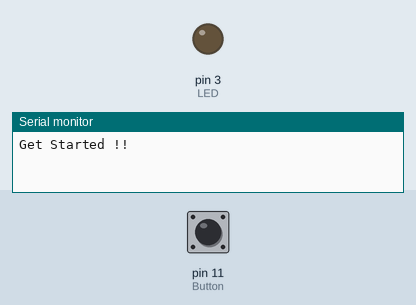
Recording of a sketch running on a simulated Arduino Uno, built with avr-gcc and run on an emulated ATmega328P. Shown: output pins drawn as LEDs (lit = HIGH), the last lines printed to the serial monitor. The inputs (shaded band) are chosen by the test bench; at power-on: pin 11 (Button) LOW.

Above: at 1.2 s.
1.3 s: pin 11 (Button) pulled HIGH for 3.2 s
At 6.8 s:
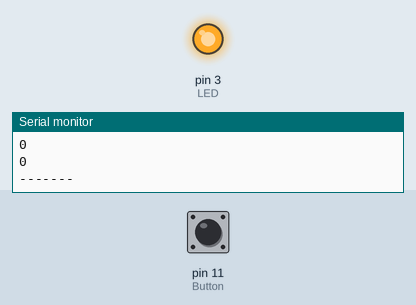
7.5 s: pin 11 (Button) pulsed HIGH 5 times (0.12 s each, 0.3 s apart)
Timing chart, 0 to 18.0 s (numbered marks = the images above; inputs shaded):
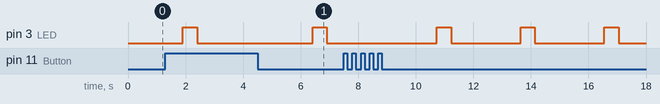

Measured:
- after the input at 1.3 s, pin 3 (LED): LOW → HIGH after 5.1 s, → LOW 0.50 s later

The sketch:

Practice_Two_v2.ino
```cpp
int ButtonValue = 0;
int lose = 0;
int index = 0;
int vec[4] = {0, 0, 0, 0};

int Button = 11;
int LED = 3;
int Sig = 2;

int last_state=1;
int current_state=0;

void setup(){
  Serial.begin(9600);
  pinMode(Button, INPUT);
  pinMode(LED, OUTPUT);
  Serial.println("Get Started !!");
  last_state=0;
  index=-1;
}

void loop(){
  digitalWrite(Sig, LOW);
  lose = lose + 1;
  current_state = digitalRead(Button);
  if (current_state==1){
    lose=0;
    ButtonValue = ButtonValue + 1;
    Serial.println(ButtonValue);
    if(last_state!=current_state){
      index=index+1;
      if(index>3){
        Serial.println("multiple_click");
        Serial.println(vec[0]),Serial.println(vec[1]),Serial.println(vec[2]),Serial.println(vec[3]);
        Serial.println("multiple_click");
        index=-1;
      }
    }
    vec[index] = ButtonValue;
  }else{
    if(ButtonValue>0){
      Serial.println('\n');
      ButtonValue = 0;
    }
  }
  //Serial.println(lose);
  if(lose >= 30000){
    if(vec[0] | vec[1] | vec[2] | vec[3]){
      Serial.println("\nget");
      Serial.println(vec[0]), Serial.println(vec[1]), Serial.println(vec[2]), Serial.println(vec[3]);
      Serial.println("-------\n\n");
    }
    index=-1, vec[0]=0, vec[1]=0, vec[2]=0, vec[3]=0;
    lose=0;
    digitalWrite(Sig, HIGH);delay(1000);
    digitalWrite(Sig, LOW);delay(500);
    digitalWrite(Sig, HIGH);digitalWrite(LED, HIGH);delay(500);
    digitalWrite(LED, LOW);delay(500);
  }

  last_state=current_state;
}
```
